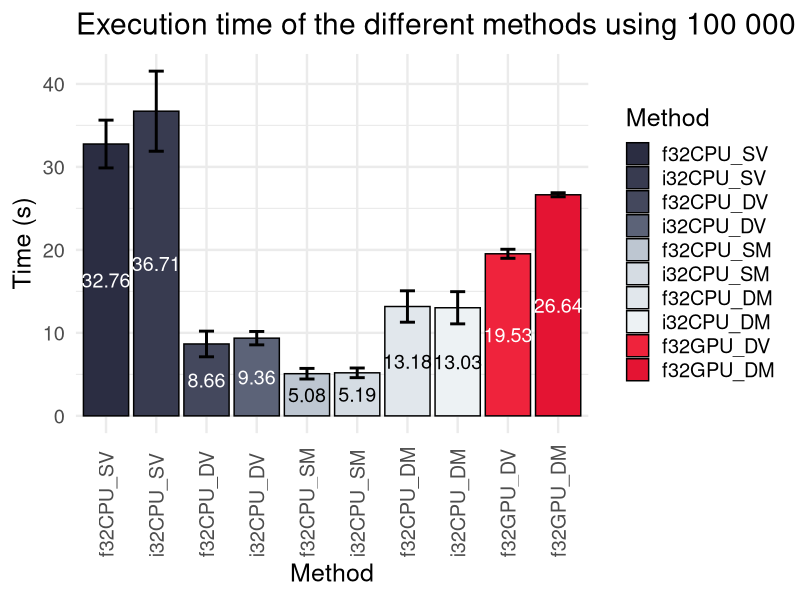

The R script that drew this image:
library(tidyverse)
library(readxl)

data <- read_xlsx("benchmark_pc_100000.xlsx")

data <- data[-11,]

data$Method <- factor(data$Method, levels = c("f32CPU_SV",
                                              "i32CPU_SV",
                                              "f32CPU_DV",
                                              "i32CPU_DV",
                                              "f32CPU_SM",
                                              "i32CPU_SM",
                                              "f32CPU_DM",
                                              "i32CPU_DM",
                                              "f32GPU_DV",
                                              "f32GPU_DM",
                                              "f32GPU_SM"))

std9_palette = c("#2B2D42", "#5C6378", "#8D99AE",
                 "#BDC6D1", "#EDF2F4", "#EE8B98",
                 "#EF233C", "#E41433", "#D90429")

grp9_palette = c("#2B2D42", "#5C6378", "#757E93",
                 "#A5B0C0", "#BDC6D1", "#EDF2F4",
                 "#EF233C", "#E41433", "#D90429")

nge9_palette = c("#E8D5D3", "#CDC1C4", "#B2ADB4", 
                 "#C06B6E", "#CE2928", "#B62626", 
                 "#9E2224", "#6A2123", "#362022")

grp11_palette = c("#2B2D42", "#383B50", "#44485D", "#5C6378",
                  "#BDC6D1", "#D5DCE3", "#E1E7EC", "#EDF2F4",
                  "#EF233C", "#E41433", "#D90429")

grp10_palette = c("#2B2D42", "#383B50", "#44485D", "#5C6378",
                  "#BDC6D1", "#D5DCE3", "#E1E7EC", "#EDF2F4",
                  "#EF233C", "#E41433")

text_col <- c(rep("white", 4), rep("black", 4), rep("white", 2))

# export as 1200 x 800

ggplot(data, aes(x = Method, y = Mean, fill = Method)) +
  geom_bar(stat="identity", color = "black") +
  geom_errorbar(aes(x = Method, ymin = Mean-SD, ymax = Mean+SD), colour = "black", width = 0.3, linewidth = 1.0) +
  scale_fill_manual(values = grp10_palette) +
  ggtitle("Execution time of the different methods using 100 000 simulated candidates.") +
  xlab("Method") +
  ylab("Time (s)") +
  geom_text(aes(label=round(Mean, 2)), size = 5.0, color = text_col, position = position_stack(vjust = 0.5)) +
  theme_minimal(base_size = 18) +
  theme(axis.text.x = element_text(angle = 90, hjust = 0, vjust = 0.5))
